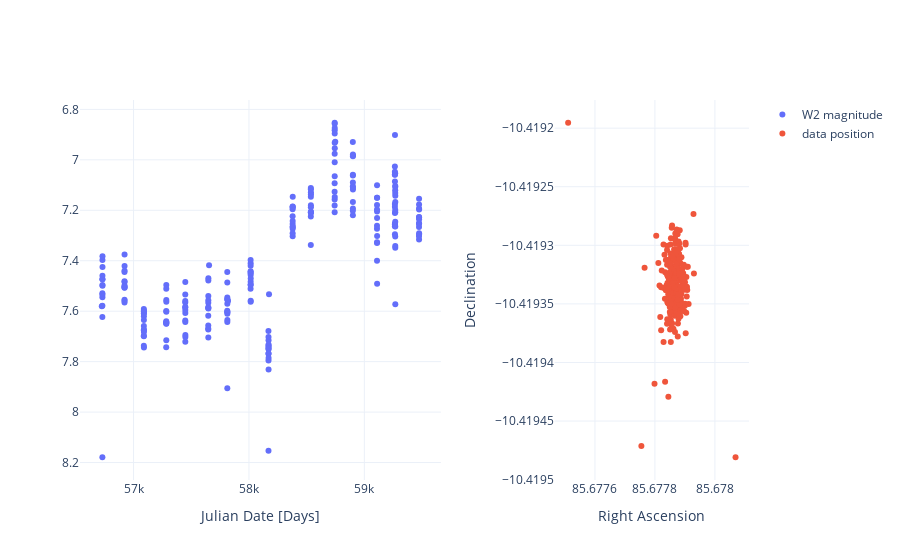

Source (notebook cell):
### Code cell
import plotly.express as px
import plotly.graph_objects as go
from plotly.subplots import make_subplots

fig = make_subplots(1, 2, column_widths=[0.65, 0.35],
                    horizontal_spacing=0.17)

fig.add_trace(
    go.Scatter(x=tab.mjd, y=tab.w2mag, mode='markers', name='W2 magnitude'),
    row=1, col=1, 
    
)
fig.update_yaxes(autorange="reversed", row=1, col=1)
fig.add_trace(
    go.Scatter(x=tab.ra, y=tab.dec, mode='markers', name='data position'),
    row=1, col=2
)

fig.update_layout(template='plotly_white',
                xaxis1_title='Julian Date [Days]', 
                yaxis2_title='Declination',
                xaxis2_title='Right Ascension',
                margin_autoexpand=True
            )

fig.show()

### Figure 1 — Plotly figure (JSON) as saved in the notebook; plotly's stock layout.template omitted (floating-point values rounded to 4 significant figures; data arrays with more than 128 entries replaced by an {"elided": "..."} marker saying what was removed)
{"data": [{"mode": "markers", "name": "W2 magnitude", "type": "scatter", "x": {"elided": "241 float values"}, "xaxis": "x", "y": {"elided": "241 float values"}, "yaxis": "y"}, {"mode": "markers", "name": "data position", "type": "scatter", "x": {"elided": "241 float values"}, "xaxis": "x2", "y": {"elided": "241 float values"}, "yaxis": "y2"}], "layout": {"margin": {"autoexpand": true}, "xaxis": {"anchor": "y", "domain": [0, 0.5395], "title": {"text": "Julian Date [Days]"}}, "xaxis2": {"anchor": "y2", "domain": [0.7095, 1], "title": {"text": "Right Ascension"}}, "yaxis": {"anchor": "x", "autorange": "reversed", "domain": [0, 1]}, "yaxis2": {"anchor": "x2", "domain": [0, 1], "title": {"text": "Declination"}}}}
